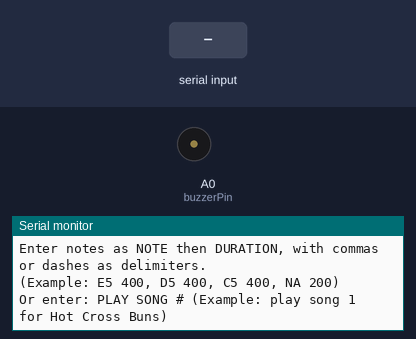
This sketch was run on a simulated Arduino Uno, built with avr-gcc and run on an emulated ATmega328P. Shown: buzzer (waves = sounding, pin HIGH), the last lines printed to the serial monitor. Inputs (shaded band) come from the test bench.

Above: at 1.3 s.
1.4 s: "NA 1\n" received over Serial
At 2.6 s:
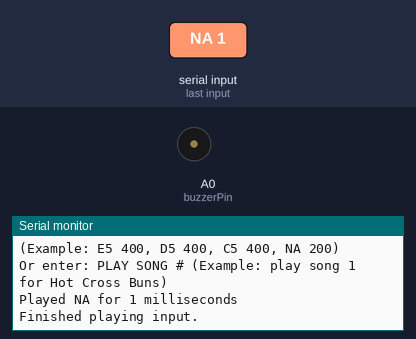
3.0 s: "NA\n" received over Serial
At 3.5 s:
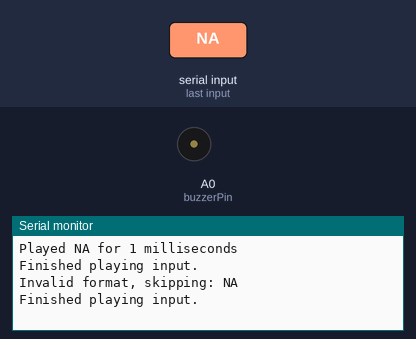
4.5 s: "PLAY SONG\n" received over Serial
At 5.0 s:
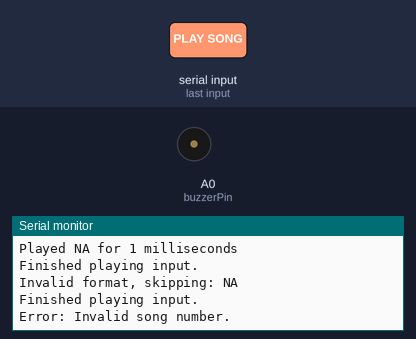

Measured:
- after the input at 1.4 s, the serial monitor: prints a new line at once (image 1)
- after the input at 3.0 s, the serial monitor: prints a new line at once (image 2)
- after the input at 4.5 s, the serial monitor: prints a new line at once (image 3)

The sketch:

arduino-music-player.ino
```cpp
// Final project: Play music notes from Serial Monitor input with Arduino
#include <avr/pgmspace.h>

const char hotCrossBuns[] PROGMEM =
  "E5 400, D5 400, C5 400, NA 200, E5 400, D5 400, C5 400, "
  "C5 200, C5 200, C5 200, C5 200, NA 200, D5 200, D5 200, D5 200, D5 200, NA 200, "
  "E5 300, D5 300, C5 300";

const char happyBirthday[] PROGMEM =
  "G5 300, G5 300, A4 600, G5 600, C5 600, B4 800, NA 200, "
  "G5 400, G5 400, A4 600, G5 600, D5 600, C5 800, NA 200, "
  "G5 400, G5 400, G5 600, E5 600, C5 600, B4 600, A4 800, NA 200, "
  "G5 400, G5 400, E5 600, C5 600, D5 600, C5 800";

const int buzzerPin = A0;
bool debugSerialMode = false; // Set to true to view Serial outputs w/o any Arduino connected
int currNumSongs = 2;
const int maxNumSongs = 12;

const int noteHz[] = {
  440, 493, 525, 588, 658, 701, 786, 880
};

const char* noteNames[] = { // A minor scale as default
  "A4", "B4", "C5", "D5", "E5", "F5", "G5", "A5"
};

class Note {
public:
  int frequency;
  int durationMs;
  String noteName;

  Note(int freq, int durMs, String label) {
    frequency = freq;
    durationMs = durMs;
    noteName = label;
  }

  void play(int pin) {
    Serial.print("\nPlayed ");
    Serial.print(noteName);
    Serial.print(" for ");
    Serial.print(durationMs);
    Serial.println(" milliseconds");

    if (frequency == 0) {
      delay(durationMs);
      return;
    }

    if (!debugSerialMode) {
      tone(pin, frequency, durationMs);
      delay(durationMs);
      noTone(pin);
    }
  }
};

struct Song {
  const char* name;
  const char* premadeSongPtr;
  String customSongData;
  bool isPremade;
};

Song songLibrary[maxNumSongs] = {
  { "Hot Cross Buns", hotCrossBuns, "", true },
  { "Happy Birthday", happyBirthday, "", true } // Keep encountering bug where can't play song 2, but no issue with indexing or PROGMEM?
};

int getFrequency(const String& noteStr) {
  if (noteStr == "NA") return 0;
  for (int i = 0; i < 8; i++) {
    if (noteStr == noteNames[i]) {
      return noteHz[i];
    }
  }
  return 0;
}

void playNoteSequence(const String& input) {
  String useableInput = input;
  useableInput.replace(',', '\n');
  useableInput.replace('-', '\n');
  useableInput.replace('–', '\n');
  useableInput.replace('—', '\n');
  useableInput.trim();

  int start = 0;
  while (start < useableInput.length()) {
    int endIndex = useableInput.indexOf('\n', start);
    if (endIndex == -1) endIndex = useableInput.length();

    String noteEntry = useableInput.substring(start, endIndex);
    noteEntry.trim();

    int spaceIndex = noteEntry.indexOf(' ');
    if (spaceIndex == -1) {
      Serial.println("Invalid format, skipping: " + noteEntry);
      start = endIndex + 1;
      continue;
    }

    String currNote = noteEntry.substring(0, spaceIndex);
    String durationStr = noteEntry.substring(spaceIndex + 1);
    currNote.trim();
    durationStr.trim();

    int durationMs = durationStr.toInt();
    int freq = getFrequency(currNote);
    Note note(freq, durationMs, currNote);
    note.play(buzzerPin);

    delay(100);
    start = endIndex + 1;
  }

  Serial.println("Finished playing input.");
}

void playSongByNumber(int songNumber) {
  if ((songNumber > 0) && (songNumber <= currNumSongs)) {
    Song song = songLibrary[songNumber - 1];

    Serial.print("Playing: ");
    Serial.println(song.name);

    if (song.isPremade) {
      char buffer[512];
      strncpy_P(buffer, song.premadeSongPtr, sizeof(buffer) - 1);
      buffer[sizeof(buffer) - 1] = '\0';
      playNoteSequence(String(buffer));
    }
    else {
      playNoteSequence(song.customSongData);
    }
  }
  else {
    Serial.println("Error: Invalid song number.");
  }
}

void setup() {
  Serial.begin(9600); // Adjustments didn't seem to have much change on output?
  if (!debugSerialMode) {
    pinMode(buzzerPin, OUTPUT);
  }

  Serial.println("\nEnter notes as NOTE then DURATION, with commas or dashes as delimiters."); // Input formatting: Separate note from duration with spaces, separate each note+duration combo with comma or dash
  Serial.println("(Example: E5 400, D5 400, C5 400, NA 200)");
  Serial.println("Or enter: PLAY SONG # (Example: play song 1 for Hot Cross Buns)");
}

void loop() {
  if (Serial.available()) {
    String input = Serial.readStringUntil('\n');
    input.trim();
    input.toUpperCase();

    if (input.startsWith("PLAY SONG")) {
      input.replace("PLAY SONG", "");
      input.trim();
      int songNumber = input.toInt();
      playSongByNumber(songNumber);
    }
    else if (input.startsWith("SAVE SONG")) {
      input.replace("SAVE SONG", "");
      input.trim();
      if (currNumSongs >= maxNumSongs) {
        Serial.println("Error: Song limit reached.");
      }
      else {
        Song newSong = { "Custom Song", nullptr, input, false };
        songLibrary[currNumSongs] = newSong;
        currNumSongs++;
        Serial.println("Song saved successfully.");
      }
    }
    else {
      playNoteSequence(input);
    }
  }
}
```
